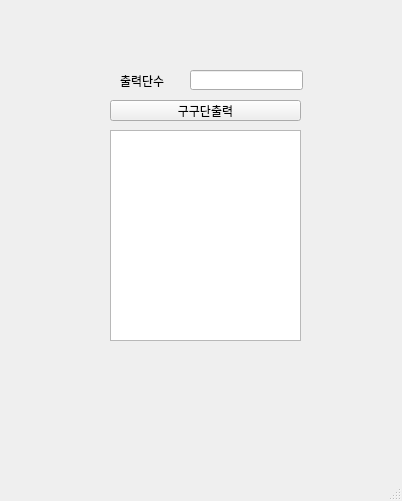
<?xml version="1.0" encoding="UTF-8"?>
<ui version="4.0">
 <class>MainWindow</class>
 <widget class="QMainWindow" name="MainWindow">
  <property name="geometry">
   <rect>
    <x>0</x>
    <y>0</y>
    <width>402</width>
    <height>501</height>
   </rect>
  </property>
  <property name="windowTitle">
   <string>MainWindow</string>
  </property>
  <widget class="QWidget" name="centralwidget">
   <widget class="QLabel" name="lbl">
    <property name="geometry">
     <rect>
      <x>120</x>
      <y>70</y>
      <width>61</width>
      <height>21</height>
     </rect>
    </property>
    <property name="text">
     <string>출력단수</string>
    </property>
   </widget>
   <widget class="QPushButton" name="pb">
    <property name="geometry">
     <rect>
      <x>110</x>
      <y>100</y>
      <width>191</width>
      <height>21</height>
     </rect>
    </property>
    <property name="text">
     <string>구구단출력</string>
    </property>
   </widget>
   <widget class="QLineEdit" name="le">
    <property name="geometry">
     <rect>
      <x>190</x>
      <y>70</y>
      <width>113</width>
      <height>20</height>
     </rect>
    </property>
   </widget>
   <widget class="QTextEdit" name="te">
    <property name="geometry">
     <rect>
      <x>110</x>
      <y>130</y>
      <width>191</width>
      <height>211</height>
     </rect>
    </property>
   </widget>
  </widget>
  <widget class="QMenuBar" name="menuBar">
   <property name="geometry">
    <rect>
     <x>0</x>
     <y>0</y>
     <width>402</width>
     <height>21</height>
    </rect>
   </property>
  </widget>
  <widget class="QStatusBar" name="statusbar"/>
 </widget>
 <resources/>
 <connections/>
</ui>
